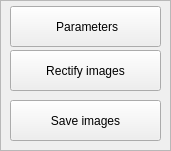
   <widget class="QFrame" name="frame">
    <property name="geometry">
     <rect>
      <x>1190</x>
      <y>24</y>
      <width>171</width>
      <height>151</height>
     </rect>
    </property>
    <property name="frameShape">
     <enum>QFrame::StyledPanel</enum>
    </property>
    <property name="frameShadow">
     <enum>QFrame::Sunken</enum>
    </property>
    <property name="lineWidth">
     <number>2</number>
    </property>
    <widget class="QPushButton" name="Save_Images">
     <property name="geometry">
      <rect>
       <x>10</x>
       <y>100</y>
       <width>151</width>
       <height>41</height>
      </rect>
     </property>
     <property name="toolTip">
      <string>Save the stereo pair in PNG format - only the base name is used, to which will be added the left and right information</string>
     </property>
     <property name="text">
      <string>Save images</string>
     </property>
     <property name="icon">
      <iconset resource="resources.qrc">
       <normaloff>:/icons/save.png</normaloff>:/icons/save.png</iconset>
     </property>
     <property name="iconSize">
      <size>
       <width>24</width>
       <height>24</height>
      </size>
     </property>
    </widget>
    <widget class="QPushButton" name="Camera">
     <property name="geometry">
      <rect>
       <x>10</x>
       <y>6</y>
       <width>151</width>
       <height>41</height>
      </rect>
     </property>
     <property name="toolTip">
      <string>Load the XML file containing the parameters of the camera lens used to shoot the stereo pair</string>
     </property>
     <property name="text">
      <string> Parameters</string>
     </property>
     <property name="icon">
      <iconset resource="resources.qrc">
       <normaloff>:/icons/camera.png</normaloff>:/icons/camera.png</iconset>
     </property>
     <property name="iconSize">
      <size>
       <width>32</width>
       <height>32</height>
      </size>
     </property>
    </widget>
    <widget class="QPushButton" name="Rectify">
     <property name="geometry">
      <rect>
       <x>10</x>
       <y>50</y>
       <width>151</width>
       <height>41</height>
      </rect>
     </property>
     <property name="toolTip">
      <string>Rectify the stereo pair using the camera parameters</string>
     </property>
     <property name="text">
      <string>Rectify images</string>
     </property>
     <property name="icon">
      <iconset resource="resources.qrc">
       <normaloff>:/icons/rectify.png</normaloff>:/icons/rectify.png</iconset>
     </property>
     <property name="iconSize">
      <size>
       <width>24</width>
       <height>24</height>
      </size>
     </property>
    </widget>
   </widget>
